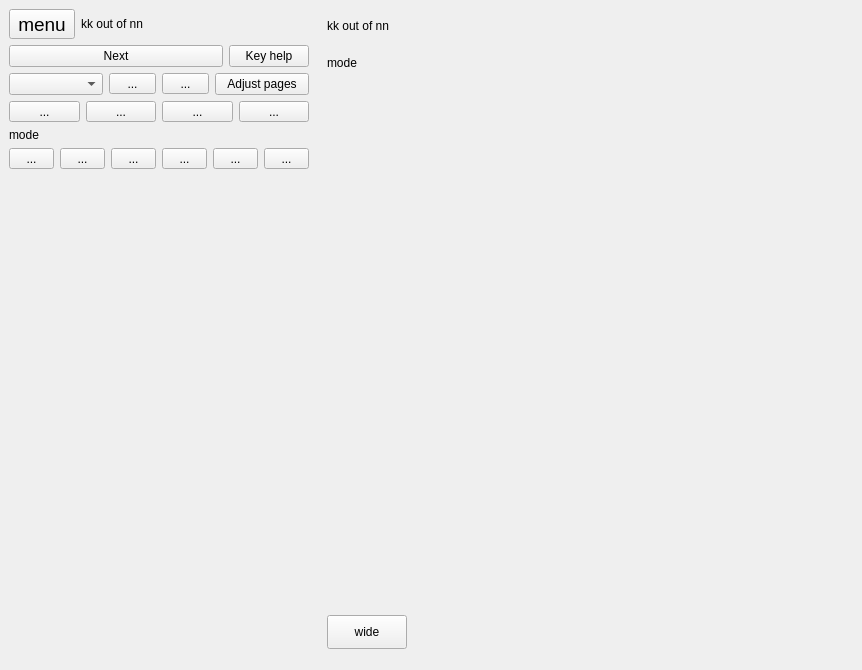
<?xml version="1.0" encoding="UTF-8"?>
<ui version="4.0">
 <author>
  Copyright (C) 2018-2024 The Plom Project Developers
  SPDX-License-Identifier: AGPL-3.0-or-later
 </author>
 <class>annotator</class>
 <widget class="QWidget" name="annotator">
  <property name="windowModality">
   <enum>Qt::NonModal</enum>
  </property>
  <property name="geometry">
   <rect>
    <x>0</x>
    <y>0</y>
    <width>862</width>
    <height>670</height>
   </rect>
  </property>
  <property name="windowTitle">
   <string>Annotate paper</string>
  </property>
  <layout class="QHBoxLayout" name="horizontalLayout">
   <property name="spacing">
    <number>0</number>
   </property>
   <property name="leftMargin">
    <number>0</number>
   </property>
   <property name="topMargin">
    <number>0</number>
   </property>
   <property name="rightMargin">
    <number>0</number>
   </property>
   <property name="bottomMargin">
    <number>0</number>
   </property>
   <item>
    <widget class="QFrame" name="hideableBox">
     <property name="frameShape">
      <enum>QFrame::NoFrame</enum>
     </property>
     <layout class="QVBoxLayout" name="verticalLayout">
      <item>
       <widget class="QFrame" name="frameTools">
        <property name="sizePolicy">
         <sizepolicy hsizetype="Expanding" vsizetype="Fixed">
          <horstretch>0</horstretch>
          <verstretch>0</verstretch>
         </sizepolicy>
        </property>
        <layout class="QVBoxLayout" name="verticalLayout_3">
         <property name="spacing">
          <number>6</number>
         </property>
         <property name="leftMargin">
          <number>0</number>
         </property>
         <property name="topMargin">
          <number>0</number>
         </property>
         <property name="rightMargin">
          <number>0</number>
         </property>
         <property name="bottomMargin">
          <number>0</number>
         </property>
         <item>
          <layout class="QHBoxLayout" name="horizontalLayout1">
           <item>
            <widget class="QToolButton" name="hamMenuButton">
             <property name="sizePolicy">
              <sizepolicy hsizetype="Fixed" vsizetype="Expanding">
               <horstretch>2</horstretch>
               <verstretch>1</verstretch>
              </sizepolicy>
             </property>
             <property name="font">
              <font>
               <pointsize>14</pointsize>
              </font>
             </property>
             <property name="text">
              <string notr="true">menu</string>
             </property>
            </widget>
           </item>
           <item>
            <widget class="QLabel" name="markLabel">
             <property name="sizePolicy">
              <sizepolicy hsizetype="Preferred" vsizetype="Expanding">
               <horstretch>1</horstretch>
               <verstretch>1</verstretch>
              </sizepolicy>
             </property>
             <property name="frameShape">
              <enum>QFrame::NoFrame</enum>
             </property>
             <property name="text">
              <string>kk out of nn</string>
             </property>
            </widget>
           </item>
          </layout>
         </item>
         <item>
          <layout class="QHBoxLayout" name="horizontalLayout_2">
           <item>
            <widget class="QToolButton" name="finishedButton">
             <property name="sizePolicy">
              <sizepolicy hsizetype="Expanding" vsizetype="Expanding">
               <horstretch>1</horstretch>
               <verstretch>1</verstretch>
              </sizepolicy>
             </property>
             <property name="toolTip">
              <string>Save and move to the next paper</string>
             </property>
             <property name="whatsThis">
              <string/>
             </property>
             <property name="text">
              <string>Next</string>
             </property>
            </widget>
           </item>
           <item>
            <widget class="QPushButton" name="helpButton">
             <property name="sizePolicy">
              <sizepolicy hsizetype="Expanding" vsizetype="Expanding">
               <horstretch>0</horstretch>
               <verstretch>0</verstretch>
              </sizepolicy>
             </property>
             <property name="toolTip">
              <string>&lt;html&gt;&lt;head/&gt;&lt;body&gt;&lt;p&gt;Help with keyboard shortcuts&lt;/p&gt;&lt;/body&gt;&lt;/html&gt;</string>
             </property>
             <property name="text">
              <string>Key help</string>
             </property>
            </widget>
           </item>
          </layout>
         </item>
         <item>
          <layout class="QHBoxLayout" name="horizontalLayout2">
           <item>
            <widget class="QComboBox" name="zoomCB">
             <property name="sizePolicy">
              <sizepolicy hsizetype="MinimumExpanding" vsizetype="Expanding">
               <horstretch>2</horstretch>
               <verstretch>0</verstretch>
              </sizepolicy>
             </property>
            </widget>
           </item>
           <item>
            <widget class="QToolButton" name="zoomButton">
             <property name="sizePolicy">
              <sizepolicy hsizetype="MinimumExpanding" vsizetype="Fixed">
               <horstretch>1</horstretch>
               <verstretch>0</verstretch>
              </sizepolicy>
             </property>
             <property name="toolTip">
              <string>press a</string>
             </property>
             <property name="text">
              <string>...</string>
             </property>
             <property name="iconSize">
              <size>
               <width>24</width>
               <height>24</height>
              </size>
             </property>
             <property name="checkable">
              <bool>true</bool>
             </property>
             <property name="autoExclusive">
              <bool>true</bool>
             </property>
            </widget>
           </item>
           <item>
            <widget class="QToolButton" name="panButton">
             <property name="sizePolicy">
              <sizepolicy hsizetype="MinimumExpanding" vsizetype="Fixed">
               <horstretch>1</horstretch>
               <verstretch>0</verstretch>
              </sizepolicy>
             </property>
             <property name="toolTip">
              <string>press q</string>
             </property>
             <property name="text">
              <string>...</string>
             </property>
             <property name="iconSize">
              <size>
               <width>24</width>
               <height>24</height>
              </size>
             </property>
             <property name="checkable">
              <bool>true</bool>
             </property>
             <property name="autoExclusive">
              <bool>true</bool>
             </property>
            </widget>
           </item>
           <item>
            <widget class="QPushButton" name="rearrangePagesButton">
             <property name="sizePolicy">
              <sizepolicy hsizetype="MinimumExpanding" vsizetype="MinimumExpanding">
               <horstretch>2</horstretch>
               <verstretch>0</verstretch>
              </sizepolicy>
             </property>
             <property name="toolTip">
              <string>&lt;html&gt;&lt;head/&gt;&lt;body&gt;&lt;p&gt;Find a missing page, discard irrelevant pages, rotate pages, etc&lt;/p&gt;&lt;/body&gt;&lt;/html&gt;</string>
             </property>
             <property name="text">
              <string>Adjust pages</string>
             </property>
            </widget>
           </item>
          </layout>
         </item>
         <item>
          <layout class="QHBoxLayout" name="horizontalLayout3">
           <item>
            <widget class="QToolButton" name="deleteButton">
             <property name="sizePolicy">
              <sizepolicy hsizetype="MinimumExpanding" vsizetype="Fixed">
               <horstretch>1</horstretch>
               <verstretch>0</verstretch>
              </sizepolicy>
             </property>
             <property name="toolTip">
              <string>press x</string>
             </property>
             <property name="text">
              <string>...</string>
             </property>
             <property name="iconSize">
              <size>
               <width>24</width>
               <height>24</height>
              </size>
             </property>
             <property name="checkable">
              <bool>true</bool>
             </property>
             <property name="autoExclusive">
              <bool>true</bool>
             </property>
            </widget>
           </item>
           <item>
            <widget class="QToolButton" name="undoButton">
             <property name="sizePolicy">
              <sizepolicy hsizetype="MinimumExpanding" vsizetype="Fixed">
               <horstretch>1</horstretch>
               <verstretch>0</verstretch>
              </sizepolicy>
             </property>
             <property name="toolTip">
              <string>press s</string>
             </property>
             <property name="text">
              <string>...</string>
             </property>
             <property name="iconSize">
              <size>
               <width>24</width>
               <height>24</height>
              </size>
             </property>
            </widget>
           </item>
           <item>
            <widget class="QToolButton" name="redoButton">
             <property name="sizePolicy">
              <sizepolicy hsizetype="MinimumExpanding" vsizetype="Fixed">
               <horstretch>1</horstretch>
               <verstretch>0</verstretch>
              </sizepolicy>
             </property>
             <property name="toolTip">
              <string>press w</string>
             </property>
             <property name="text">
              <string>...</string>
             </property>
             <property name="iconSize">
              <size>
               <width>24</width>
               <height>24</height>
              </size>
             </property>
            </widget>
           </item>
           <item>
            <widget class="QToolButton" name="moveButton">
             <property name="sizePolicy">
              <sizepolicy hsizetype="MinimumExpanding" vsizetype="Fixed">
               <horstretch>1</horstretch>
               <verstretch>0</verstretch>
              </sizepolicy>
             </property>
             <property name="toolTip">
              <string>press z</string>
             </property>
             <property name="text">
              <string>...</string>
             </property>
             <property name="iconSize">
              <size>
               <width>24</width>
               <height>24</height>
              </size>
             </property>
             <property name="checkable">
              <bool>true</bool>
             </property>
             <property name="autoExclusive">
              <bool>true</bool>
             </property>
            </widget>
           </item>
          </layout>
         </item>
         <item>
          <widget class="QLabel" name="wideModeLabel">
           <property name="text">
            <string>mode</string>
           </property>
          </widget>
         </item>
         <item>
          <layout class="QHBoxLayout" name="horizontalLayout4">
           <item>
            <widget class="QToolButton" name="tickButton">
             <property name="sizePolicy">
              <sizepolicy hsizetype="MinimumExpanding" vsizetype="Fixed">
               <horstretch>0</horstretch>
               <verstretch>0</verstretch>
              </sizepolicy>
             </property>
             <property name="minimumSize">
              <size>
               <width>45</width>
               <height>0</height>
              </size>
             </property>
             <property name="toolTip">
              <string>press d</string>
             </property>
             <property name="toolTipDuration">
              <number>-1</number>
             </property>
             <property name="text">
              <string>...</string>
             </property>
             <property name="iconSize">
              <size>
               <width>40</width>
               <height>40</height>
              </size>
             </property>
             <property name="checkable">
              <bool>true</bool>
             </property>
             <property name="autoExclusive">
              <bool>true</bool>
             </property>
            </widget>
           </item>
           <item>
            <widget class="QToolButton" name="crossButton">
             <property name="sizePolicy">
              <sizepolicy hsizetype="MinimumExpanding" vsizetype="Fixed">
               <horstretch>0</horstretch>
               <verstretch>0</verstretch>
              </sizepolicy>
             </property>
             <property name="minimumSize">
              <size>
               <width>45</width>
               <height>0</height>
              </size>
             </property>
             <property name="toolTip">
              <string>press e</string>
             </property>
             <property name="text">
              <string>...</string>
             </property>
             <property name="iconSize">
              <size>
               <width>40</width>
               <height>40</height>
              </size>
             </property>
             <property name="checkable">
              <bool>true</bool>
             </property>
             <property name="autoExclusive">
              <bool>true</bool>
             </property>
            </widget>
           </item>
           <item>
            <widget class="QToolButton" name="textButton">
             <property name="sizePolicy">
              <sizepolicy hsizetype="MinimumExpanding" vsizetype="Fixed">
               <horstretch>0</horstretch>
               <verstretch>0</verstretch>
              </sizepolicy>
             </property>
             <property name="minimumSize">
              <size>
               <width>45</width>
               <height>0</height>
              </size>
             </property>
             <property name="toolTip">
              <string>press g</string>
             </property>
             <property name="text">
              <string>...</string>
             </property>
             <property name="iconSize">
              <size>
               <width>40</width>
               <height>40</height>
              </size>
             </property>
             <property name="checkable">
              <bool>true</bool>
             </property>
             <property name="autoExclusive">
              <bool>true</bool>
             </property>
            </widget>
           </item>
           <item>
            <widget class="QToolButton" name="lineButton">
             <property name="sizePolicy">
              <sizepolicy hsizetype="MinimumExpanding" vsizetype="Fixed">
               <horstretch>0</horstretch>
               <verstretch>0</verstretch>
              </sizepolicy>
             </property>
             <property name="minimumSize">
              <size>
               <width>45</width>
               <height>0</height>
              </size>
             </property>
             <property name="toolTip">
              <string>press b</string>
             </property>
             <property name="text">
              <string>...</string>
             </property>
             <property name="iconSize">
              <size>
               <width>40</width>
               <height>40</height>
              </size>
             </property>
             <property name="checkable">
              <bool>true</bool>
             </property>
             <property name="autoExclusive">
              <bool>true</bool>
             </property>
            </widget>
           </item>
           <item>
            <widget class="QToolButton" name="boxButton">
             <property name="sizePolicy">
              <sizepolicy hsizetype="MinimumExpanding" vsizetype="Fixed">
               <horstretch>0</horstretch>
               <verstretch>0</verstretch>
              </sizepolicy>
             </property>
             <property name="minimumSize">
              <size>
               <width>45</width>
               <height>0</height>
              </size>
             </property>
             <property name="toolTip">
              <string>press c</string>
             </property>
             <property name="text">
              <string>...</string>
             </property>
             <property name="iconSize">
              <size>
               <width>40</width>
               <height>40</height>
              </size>
             </property>
             <property name="checkable">
              <bool>true</bool>
             </property>
             <property name="autoExclusive">
              <bool>true</bool>
             </property>
            </widget>
           </item>
           <item>
            <widget class="QToolButton" name="penButton">
             <property name="sizePolicy">
              <sizepolicy hsizetype="MinimumExpanding" vsizetype="Fixed">
               <horstretch>0</horstretch>
               <verstretch>0</verstretch>
              </sizepolicy>
             </property>
             <property name="minimumSize">
              <size>
               <width>45</width>
               <height>0</height>
              </size>
             </property>
             <property name="toolTip">
              <string>press t</string>
             </property>
             <property name="text">
              <string>...</string>
             </property>
             <property name="iconSize">
              <size>
               <width>40</width>
               <height>40</height>
              </size>
             </property>
             <property name="checkable">
              <bool>true</bool>
             </property>
             <property name="autoExclusive">
              <bool>true</bool>
             </property>
            </widget>
           </item>
          </layout>
         </item>
        </layout>
       </widget>
      </item>
      <item>
       <widget class="QFrame" name="frame7_comment">
        <property name="sizePolicy">
         <sizepolicy hsizetype="Preferred" vsizetype="Expanding">
          <horstretch>0</horstretch>
          <verstretch>2</verstretch>
         </sizepolicy>
        </property>
        <layout class="QVBoxLayout" name="container_rubricwidget">
         <property name="leftMargin">
          <number>0</number>
         </property>
         <property name="rightMargin">
          <number>0</number>
         </property>
         <property name="bottomMargin">
          <number>0</number>
         </property>
        </layout>
       </widget>
      </item>
     </layout>
    </widget>
   </item>
   <item>
    <widget class="QFrame" name="revealBox0">
     <property name="frameShape">
      <enum>QFrame::NoFrame</enum>
     </property>
     <layout class="QVBoxLayout" name="verticalLayout_2">
      <item>
       <widget class="QFrame" name="revealBox1">
        <property name="sizePolicy">
         <sizepolicy hsizetype="Preferred" vsizetype="Minimum">
          <horstretch>0</horstretch>
          <verstretch>0</verstretch>
         </sizepolicy>
        </property>
        <property name="frameShape">
         <enum>QFrame::NoFrame</enum>
        </property>
        <layout class="QGridLayout" name="revealLayout">
         <property name="leftMargin">
          <number>0</number>
         </property>
         <property name="topMargin">
          <number>0</number>
         </property>
         <property name="rightMargin">
          <number>0</number>
         </property>
         <property name="bottomMargin">
          <number>0</number>
         </property>
         <property name="spacing">
          <number>3</number>
         </property>
         <item row="1" column="0">
          <widget class="QLabel" name="narrowMarkLabel">
           <property name="sizePolicy">
            <sizepolicy hsizetype="Preferred" vsizetype="Fixed">
             <horstretch>1</horstretch>
             <verstretch>0</verstretch>
            </sizepolicy>
           </property>
           <property name="minimumSize">
            <size>
             <width>0</width>
             <height>34</height>
            </size>
           </property>
           <property name="frameShape">
            <enum>QFrame::NoFrame</enum>
           </property>
           <property name="text">
            <string>kk out of nn</string>
           </property>
          </widget>
         </item>
         <item row="2" column="0">
          <widget class="QLabel" name="narrowModeLabel">
           <property name="sizePolicy">
            <sizepolicy hsizetype="Preferred" vsizetype="Fixed">
             <horstretch>1</horstretch>
             <verstretch>0</verstretch>
            </sizepolicy>
           </property>
           <property name="minimumSize">
            <size>
             <width>0</width>
             <height>34</height>
            </size>
           </property>
           <property name="frameShape">
            <enum>QFrame::NoFrame</enum>
           </property>
           <property name="text">
            <string>mode</string>
           </property>
          </widget>
         </item>
         <item row="5" column="0">
          <widget class="QPushButton" name="wideButton">
           <property name="minimumSize">
            <size>
             <width>0</width>
             <height>34</height>
            </size>
           </property>
           <property name="text">
            <string>wide</string>
           </property>
          </widget>
         </item>
         <item row="4" column="0">
          <spacer name="verticalSpacer">
           <property name="sizeHint" stdset="0">
            <size>
             <width>20</width>
             <height>40</height>
            </size>
           </property>
          </spacer>
         </item>
        </layout>
       </widget>
      </item>
      <item>
       <widget class="QFrame" name="revealBox2">
        <property name="sizePolicy">
         <sizepolicy hsizetype="Preferred" vsizetype="Minimum">
          <horstretch>0</horstretch>
          <verstretch>0</verstretch>
         </sizepolicy>
        </property>
        <property name="frameShape">
         <enum>QFrame::NoFrame</enum>
        </property>
        <layout class="QVBoxLayout" name="revealLayout2">
         <property name="spacing">
          <number>3</number>
         </property>
         <property name="leftMargin">
          <number>3</number>
         </property>
         <property name="topMargin">
          <number>3</number>
         </property>
         <property name="rightMargin">
          <number>3</number>
         </property>
         <property name="bottomMargin">
          <number>3</number>
         </property>
        </layout>
       </widget>
      </item>
     </layout>
    </widget>
   </item>
   <item>
    <widget class="QFrame" name="pageFrame">
     <property name="sizePolicy">
      <sizepolicy hsizetype="Preferred" vsizetype="Preferred">
       <horstretch>2</horstretch>
       <verstretch>0</verstretch>
      </sizepolicy>
     </property>
     <property name="frameShape">
      <enum>QFrame::NoFrame</enum>
     </property>
     <layout class="QGridLayout" name="pageFrameGrid">
      <property name="leftMargin">
       <number>0</number>
      </property>
      <property name="topMargin">
       <number>0</number>
      </property>
      <property name="rightMargin">
       <number>0</number>
      </property>
      <property name="bottomMargin">
       <number>0</number>
      </property>
     </layout>
    </widget>
   </item>
  </layout>
 </widget>
 <resources/>
 <connections/>
</ui>
